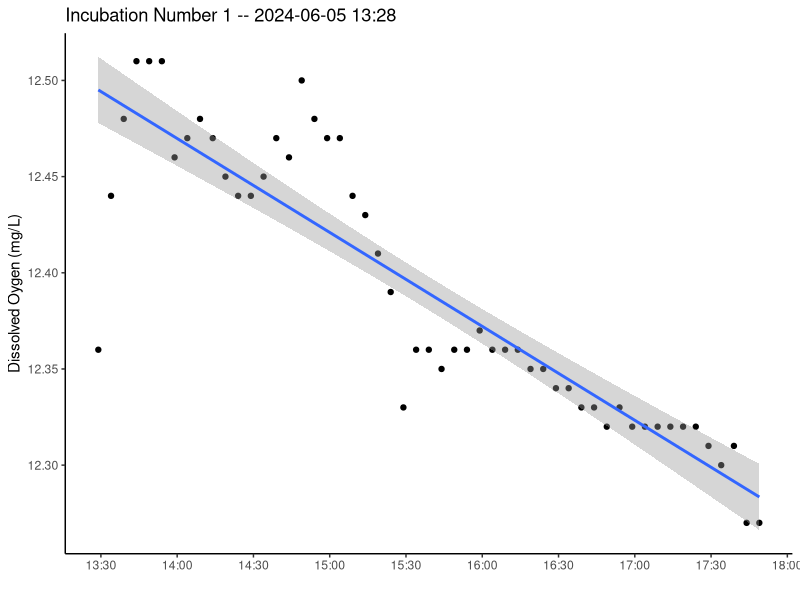
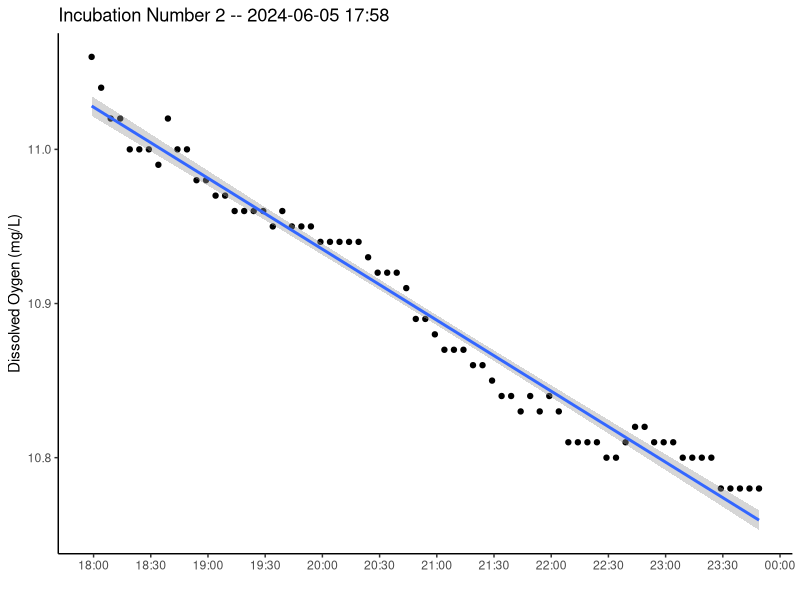
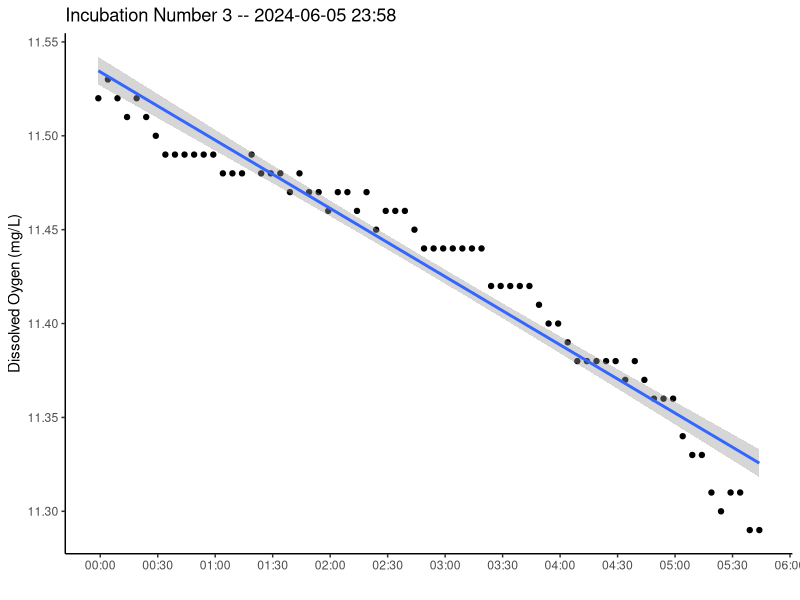
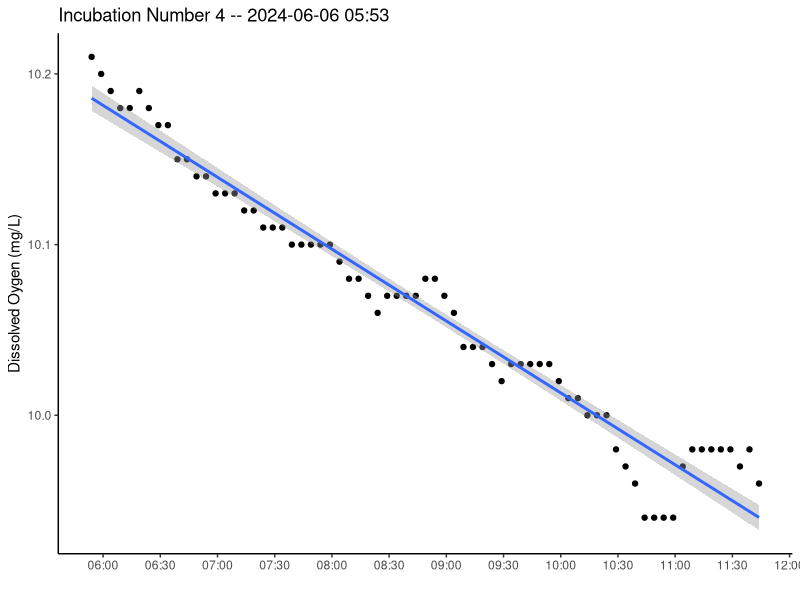
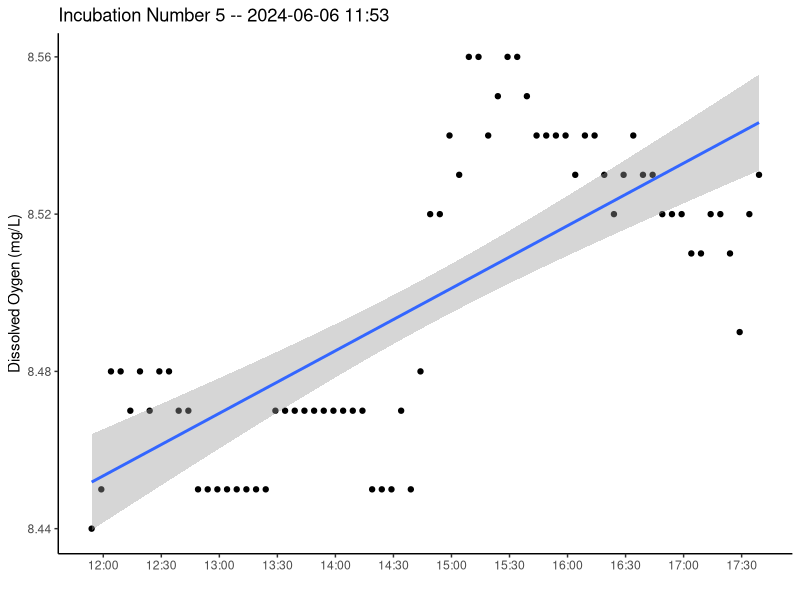
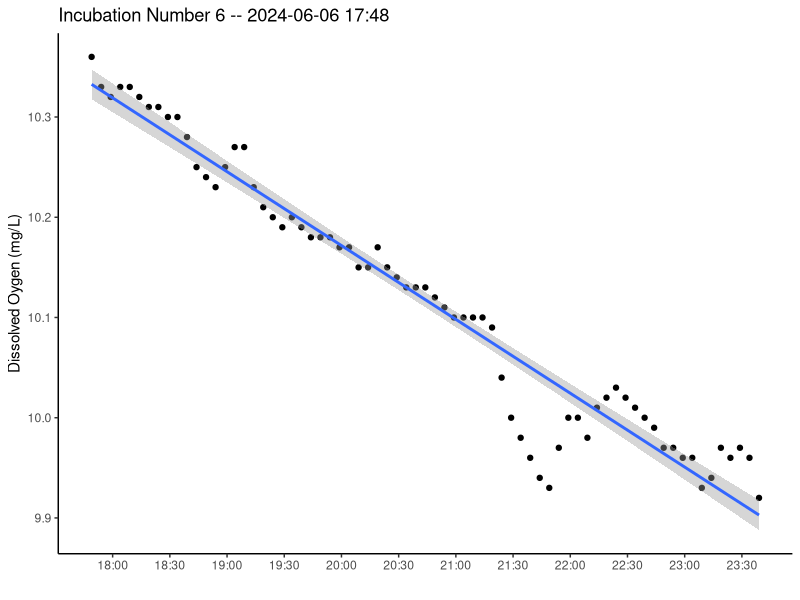
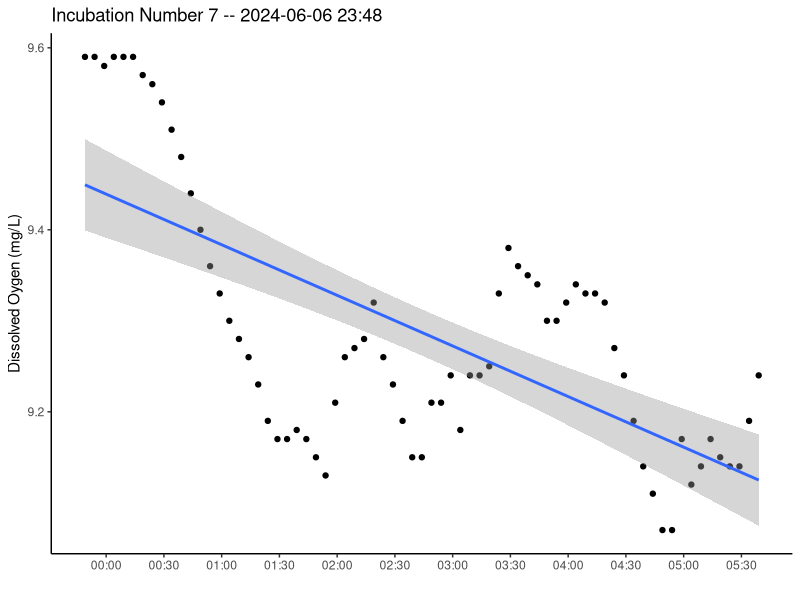
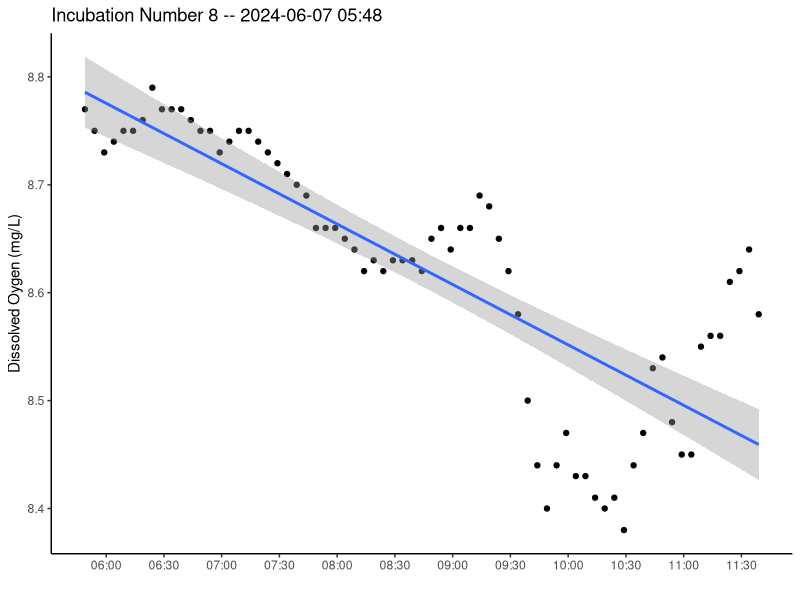

Recreate these plots in R, in order.
## ---- chunk 1
knitr::opts_chunk$set(echo = TRUE)
## ---- chunk 2
library(tidyverse)
library(lubridate)
library(readxl)
library(broom)
library(here)

#source("ARC Processing Functions.R")
## ---- chunk 3

first.swap <- read_excel(here("Raw data","ES_060524_cleaned.xlsx"),sheet = "Sheet1") %>% 
  mutate(datetime.2= as.POSIXct(paste(datetime),tz="America/New_York")) %>% 
  select(-datetime) %>% 
  rename(datetime=datetime.2)
## ---- chunk 4
first.swap <- first.swap %>%
  replace_na(.,list(start.point="i")) %>% 
  mutate(status=ifelse(start.point=="s","flushing","incubating"))
## ---- chunk 5
assign.incubation <- function(mydata){
df <- mydata
incubation <- 0
df$incubation.number <- NA
for(i in 1:nrow(df)){
  if(df$status[i]=="flushing"){
    incubation <- incubation+1
    df$incubation.number[i] <- NA
    } else {
    df$incubation.number[i] <- incubation
    }
}
return(df) }

## ---- chunk 6

calculate_slope <- function(mydata) {
  
  df <- mydata %>% 
    filter(!is.na(incubation.number))
  slopes.o2.calc <- data.frame(
    incubation.number=unique(df$incubation.number))
  slopes.o2.calc$slope <- NA
  slopes.o2.calc$rsq <- NA
  slopes.o2.calc$n <- NA
  slopes.o2.calc$datetime <- as.POSIXct("1899-01-01 04:58:59",tz="America/New_York")
  slopes.o2.calc$incubation.duration <- NA
  slopes.o2.calc$slope.se <- NA
  for (i in 1:nrow(slopes.o2.calc)){
    df.segment <- df %>% 
      filter(incubation.number==slopes.o2.calc$incubation.number[i]) 
    df.segment <- df.segment %>%  
    mutate(elapsed.time=as.numeric(datetime-df.segment$datetime[1])/3600)
    slopes.o2.calc$incubation.duration[i] <- df.segment$elapsed.time[nrow(df.segment)]
    fit <- lm(do.mgl~elapsed.time, data = df.segment)
    tmp <- broom::tidy(fit)
    slopes.o2.calc$slope[i] <- fit$coefficients[2]
    slopes.o2.calc$slope.se[i] <- tmp$std.error[2]
    slopes.o2.calc$rsq[i] <- summary(fit)$r.squared
    slopes.o2.calc$n[i] <- nrow(df.segment)
    slopes.o2.calc$datetime[i] <- df.segment$datetime[1]
  }
  slopes.o2.calc <- slopes.o2.calc %>% 
    mutate(rate=slope*1000/32,
           rate.se=slope.se*1000/32,
           rate.cv=abs(100*rate.se/rate))
  
  return(slopes.o2.calc)
}


first.swap <- assign.incubation(first.swap)

first.swap.rates <- calculate_slope(first.swap)

  
## ---- chunk 7


graph.figures.rates <-  function(mydata){

incubations <- unique(mydata$incubation.number[!is.na(mydata$incubation.number)])

pdf(file = here("R data/Figures", paste0("Figures(EXCR-S Fouling Test 1 ", format(mydata$datetime[1],format = "%Y-%m-%d" ),").pdf")), 
    width = 7, 
    height = 6,
    paper = "letter")

for ( i in 1:length(incubations)){
  df.segment <- mydata %>% 
    filter(incubation.number==incubations[i])
 plt <- ggplot( df.segment, aes(x=datetime,y=do.mgl))+
    geom_point()+
    geom_smooth(method = "lm")+
    theme_classic()+
    scale_x_datetime(date_breaks = "30 min",date_labels = "%H:%M")+
    ylab("Dissolved Oygen (mg/L)")+
    xlab("")+
   ggtitle(paste("Incubation Number",incubations[i],"--",
                 format(df.segment$datetime[1],format="%Y-%m-%d %H:%M")))
  print(plt)
}

dev.off()
}

graph.figures.rates(first.swap)

## ---- chunk 8
ES060524.First.swap <- first.swap.rates

#save(ES060524.First.swap, file = here("R data", "ES060524.First.swap.Rdata" ))
